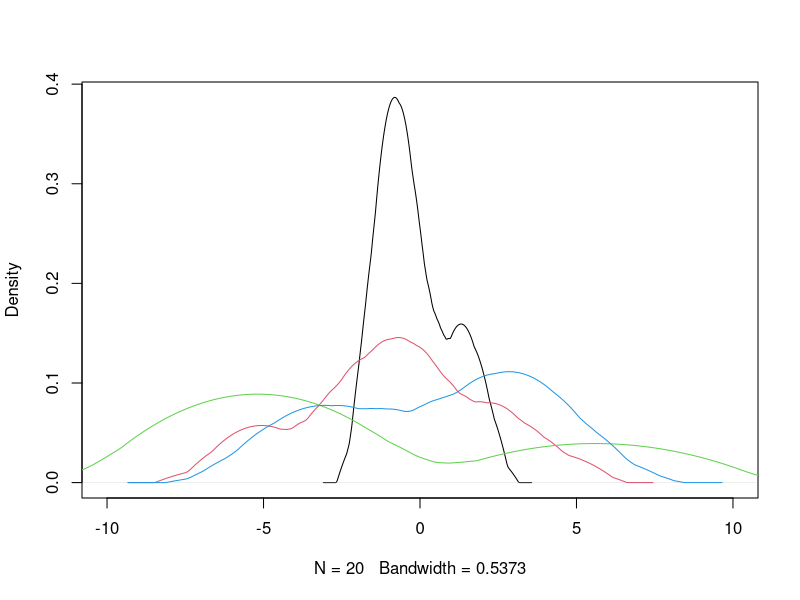

Recreate this plot in R.
#----------------------------------
#
#   Summary Statistics Lab
#
#----------------------------------

#sampling functions
samp_mix <- function(n, p, c1=-5, c2=5, sd1 = 1, sd2 = 1){
  samps <- numeric(n)
  for(i in 1:n) samps[i] <- ifelse(sample(1:2, 1, prob = c(p, 1-p)) == 1, rnorm(1, c1, sd1), rnorm(1, c2,sd2))
  return(samps)
} 
samp_box <- function(n,r) runif(n,-r,r)

#set parameters
n <- 20

#get samples
samp1 <- rnorm(n, 0, 1)
samp2 <- rnorm(n, 0, 3)
samp3 <- samp_mix(n, .5)
samp4 <- samp_box(n, 5)

#----------------------------------
#
#   Exloratory Data Analysis
#
#----------------------------------

plot(density(samp1, kernel = "epanechnikov"), col = 1, 
     xlim = c(-10, 10), main = "")
lines(density(samp2, kernel = "epanechnikov"), col = 2)
lines(density(samp3, kernel = "epanechnikov"), col = 3)
lines(density(samp4, kernel = "epanechnikov"), col = 4)

#----------------------------------
#
#   Summary Statistics
#
#----------------------------------

#variance functions
var <- function(x) 1/(length(x) - 1) * sum((x - mean(x))^2)
sd <- function(x) sqrt(var(x))


df <- cbind(samp1,samp2,samp3, samp4)

colMeans(df) #means 
apply(df, 2, var) #variances
apply(df, 2, sd) #sd


#----------------------------------
#
#   Summary Statistics
#
#----------------------------------


tuition <- c(50980, 52500, 48560, 44990, 49580, 44032) # BU, BC, NE, Harvard, MIT, Emmerson

#summary
summary(tuition)

#standardize
ave <- mean(tuition)
s <- sd(tuition)
z_scores <- (tuition - ave)/s
























